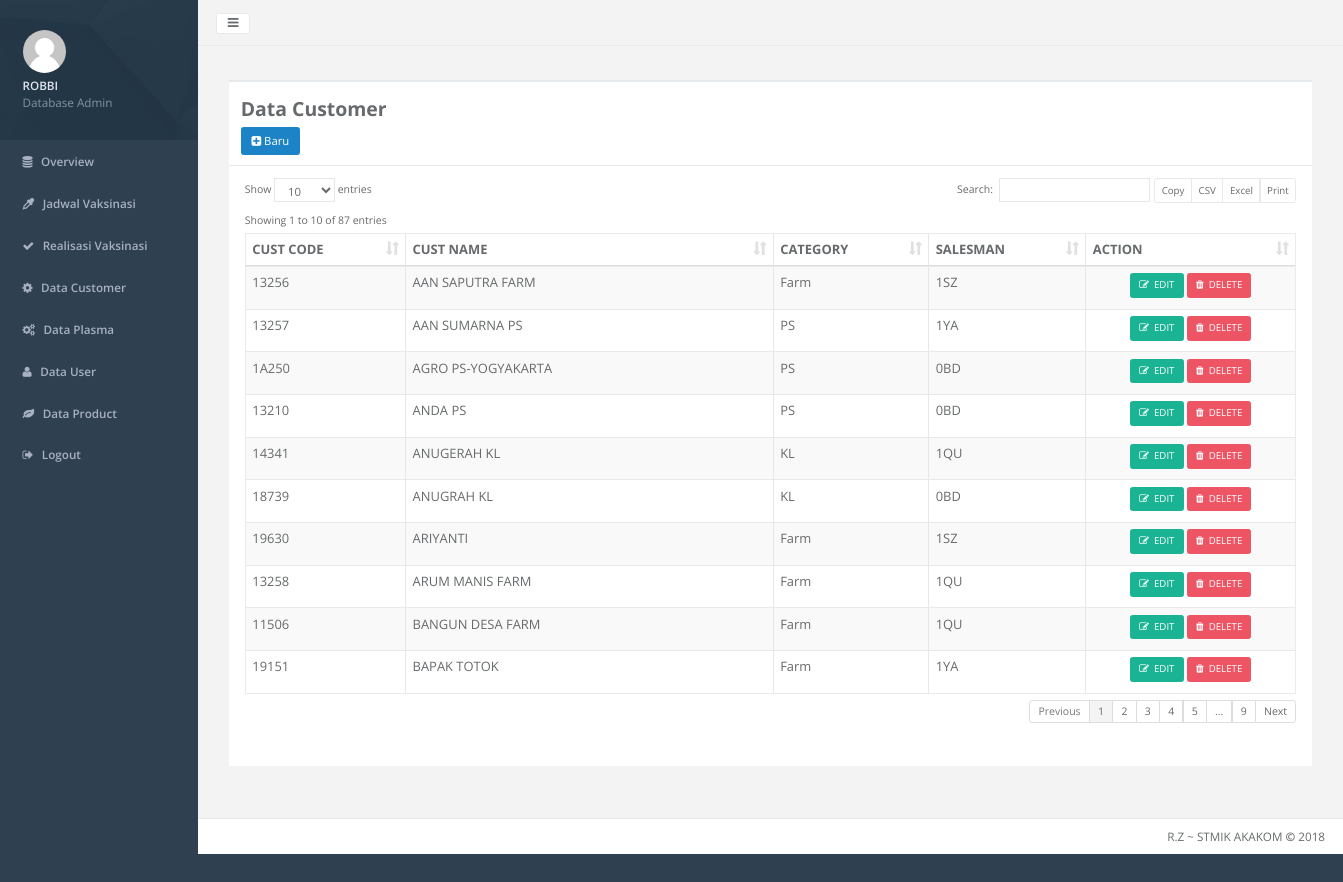
Screenshot of /_admin/home.php?hal=customer-data (signed in) with the database file from the repository.
### tables this page shows
CREATE TABLE `customer` (
  `custcode` char(5) NOT NULL,
  `custname` varchar(32) NOT NULL,
  `category` enum('PS','Farm','KK','KL','KN') NOT NULL,
  `salesman` varchar(3) NOT NULL
);

### _admin/customer-data.php (the view, shortened to what this page needs)
<div class="wrapper wrapper-content animated fadeInRight" style="zoom: 0.9;">
    <div class="row">
        <div class="col-lg-12">
            <div class="ibox float-e-margins">
                <div class="ibox-title">
                    <h2><b>Data Customer</b></h2>
                    <a class="btn btn-success" href="home.php?hal=customer-tambah"><i class="fa fa-plus-square"></i>&nbsp;Baru</a>
                </div>
                <div class="ibox-content">
                    <div class="table-responsive">
                        <table class="table table-striped table-bordered table-hover dataTables-examples" >
                            <thead>
                                <tr>
                                    <th>CUST CODE</th>
                                    <th>CUST NAME</th>
                                    <th>CATEGORY</th>
                                    <th>SALESMAN</th>
                                    <th>ACTION</th>
                                </tr>
                            </thead>
                            <tbody>
                            <?php
                            include '../koneksi.php';
                            $sql = "SELECT * FROM customer ORDER BY custname";
                            $query = mysqli_query($kon, $sql);
                            while ($row = mysqli_fetch_array($query)) {
                            ?>
                                <tr>
                                    <td><?php echo $row['custcode'];?></td>
                                    <td><?php echo $row['custname'];?></td>
                                    <td><?php echo $row['category'];?></td>
                                    <td><?php echo $row['salesman'];?></td>
                                    <td class="center">
                                        <center>
                                            <a class="btn btn-sm btn-primary" href="home.php?hal=customer-edit&custcode=<?php echo $row['custcode']?>" title="Edit"><i class="fa fa-edit"></i>&nbsp EDIT</a>
                                            <a class="btn btn-sm btn-danger" href="home.php?hal=customer-hapus&custcode=<?php echo $row['custcode']?>" title="Delete" onclick="return confirm('Apakah Anda Mau Menghapus <?php echo $row['custname']?>')"><i class="fa fa-trash"></i>&nbsp DELETE</a>
                                        </center>
                                    </td>
                                </tr>
                            <?php } ?>
                            </tbody>
                        </table>
                    </div>
                </div>
            </div>
        </div>
    </div>
</div>

### rows the page displays
customer: custcode "13256", custname "AAN SAPUTRA FARM", category "Farm", salesman "1SZ"
customer: custcode "13257", custname "AAN SUMARNA PS", category "PS", salesman "1YA"
customer: custcode "1A250", custname "AGRO PS-YOGYAKARTA", category "PS", salesman "0BD"
customer: custcode "13210", custname "ANDA PS", category "PS", salesman "0BD"
customer: custcode "14341", custname "ANUGERAH KL", category "KL", salesman "1QU"
customer: custcode "18739", custname "ANUGRAH KL", category "KL", salesman "0BD"
customer: custcode "19630", custname "ARIYANTI", category "Farm", salesman "1SZ"
customer: custcode "13258", custname "ARUM MANIS FARM", category "Farm", salesman "1QU"
customer: custcode "11506", custname "BANGUN DESA FARM", category "Farm", salesman "1QU"
customer: custcode "19151", custname "BAPAK TOTOK", category "Farm", salesman "1YA"

### other values shown
substr($username, 0, 30) "ROBBI"
